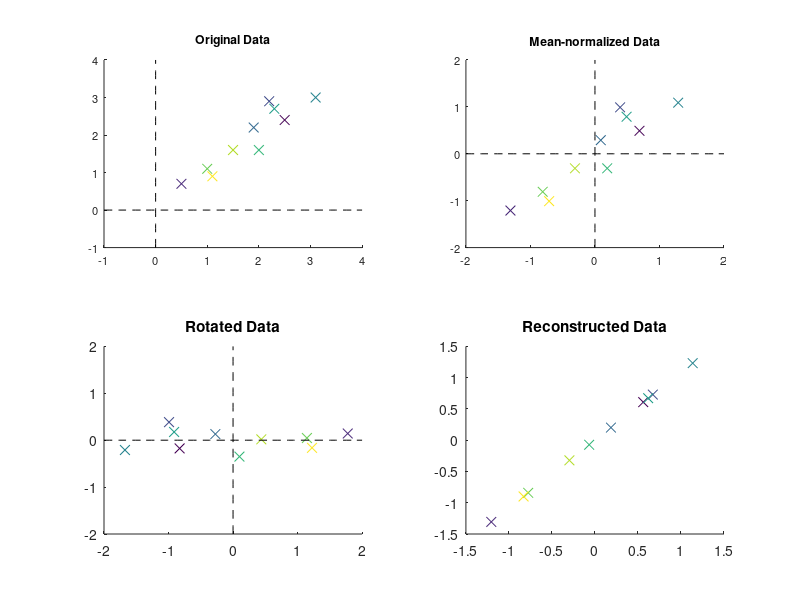

Source code (MATLAB):
% Using data and examples from A tutorial on PCA by L. Smith, Ch3 with adaptation.% Breakpoints are added for subsections.% by YZ% 1. Displaying original data and 0 center-adjusted data (mean normalized)% data matrixX = [2.5 2.4;0.5 0.7; 2.2 2.9;1.9 2.2;3.1 3.0;2.3 2.7;2 1.6;1 1.1;1.5 1.6;1.1 0.9];[m,n] = size(X);X_norm = X - mean(X);% original datasubplot(2,2,1);colors = linspace(1,10,m);scatter(X(:,1),X(:,2),50,colors,'x');hold on;v1 = linspace(-1,4,50); v2 = linspace(0,0,50);ax1 = plot(v1,v2,'--k',v2,v1,'--k');xlim([-1 4]); ylim([-1 4]);title('Original Data');set(gca,'FontSize',8)% 0 centered datasubplot(2,2,2);colors = linspace(1,10,m);scatter(X_norm(:,1),X_norm(:,2),50,colors,'x');hold on;v1 = linspace(-2,2,50); v2 = linspace(0,0,50);ax1 = plot(v1,v2,'--k',v2,v1,'--k');xlim([-2 2]); ylim([-2 2]);title('Mean-normalized Data');set(gca,'FontSize',8)% 2. PCA Implementationscov = 1/(m-1)*X_norm'*X_norm % [V L W] = svd(cov)X_rot = X_norm*Vsubplot(2,2,3);colors = linspace(1,10,m);scatter(X_rot(:,1),X_rot(:,2),50,colors,'x');hold on;v1 = linspace(-2,2,50); v2 = linspace(0,0,50);ax1 = plot(v1,v2,'--k',v2,v1,'--k');xlim([-2 2]); ylim([-2 2]);title('Rotated Data');% 3. 2D-1Dsubplot(2,2,4);X_1d= (X_norm*V(:,1));scatter(X_1d,linspace(0,0,m),50,colors,'x');title('1D data');% 4. reconstructed dataX_appr = X_1d*V(:,1)'scatter(X_appr(:,1),X_appr(:,2),50,colors,'x');title('Reconstructed Data');